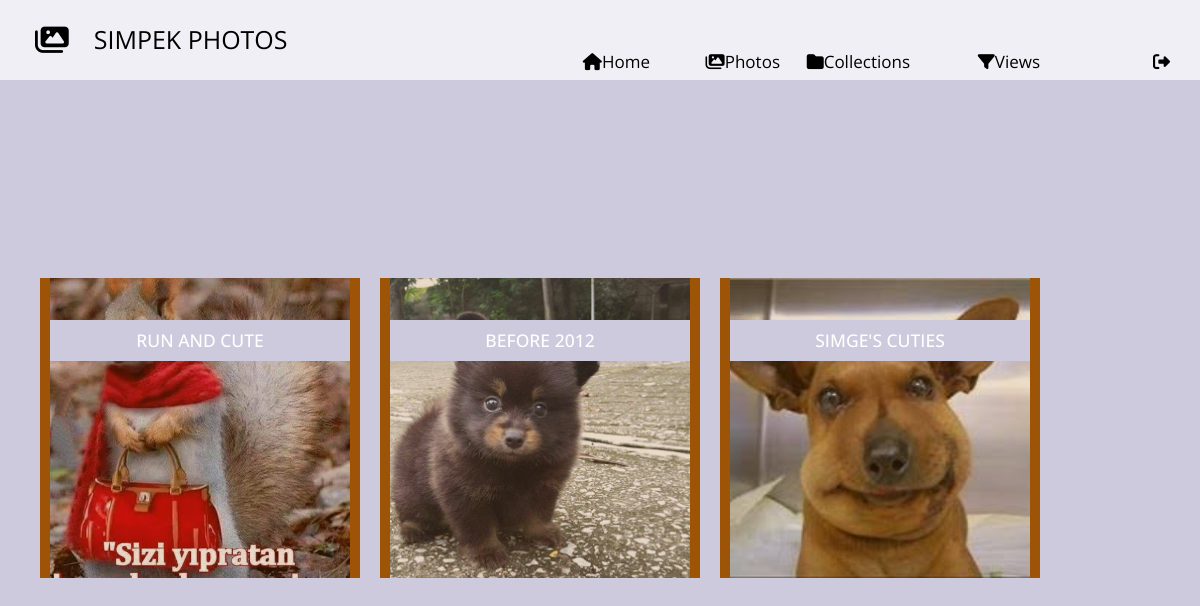
Page /shared-photo-library/views (signed in) on the committed database.
### shared_photo_library/models.py (models this page shows, shortened)
class FilterView(models.Model):
    owner = models.ForeignKey(User, on_delete=models.CASCADE, related_name='view_owner')
    collection = models.ForeignKey(Collection, on_delete=models.CASCADE, related_name='attached_to')
    view_name = models.CharField(max_length=100)
    shared_users = models.ManyToManyField(User, related_name='shared_views')
    tags = models.CharField(max_length=100, null=True)
    conjunctive = models.BooleanField(default=False)
    login_required = models.BooleanField(default=True)
    location_rect = models.CharField(max_length=100, null=True)
    start_time = models.DateField(null=True)
    end_time = models.DateField(null=True)
    created_date = models.DateTimeField(default=timezone.now)
    photos = models.ManyToManyField(Photo, related_name='view_photos')
    cover = models.ImageField(default='empty_col.jpg')

### shared_photo_library/views.py (the view, shortened to what this page needs)
# urls.py: path('views', Filter.as_view(), name="views"),
class Filter(LoginRequiredMixin, View):
    def get(self, request):
        logged_in_user = request.user
        users_views = list(FilterView.objects.filter(owner=logged_in_user).annotate(photo_number=Count('photos')))
        shared_views = list(FilterView.objects.filter(shared_users=logged_in_user).annotate(photo_number=Count('photos')))
        views = users_views + shared_views
        return render(request, 'shared_photo_library/views.html',
                      {'user': logged_in_user, 'users_views': users_views, 'shared_views': shared_views,
                       'views': views})

### shared_photo_library/templates/shared_photo_library/views.html (shortened to what this page needs)
{% extends 'index.html' %}
{% load static %}
{% load crispy_forms_tags %}
{% block head %}
    <link rel="stylesheet" href="{% static 'css/my_profile.css' %}?v1.2">
{% endblock %}
{% block content %}
    <li class="selected">
        <div class="cd-full-width">
            <div class="container-fluid js-tm-page-content" data-page-no="1" data-page-type="gallery">
                <br><br><br>
                <div class="container">
                    <div class="row">
                            {% for view in views %}
                                <div class="grid-item">
                                    <figure class="effect-bubba">
                                        <img class="img-fluid tm-img cover" src="{{ view.cover.url }}" alt="Image"  style="height:300px; width:300px;">
                                        <figcaption>
                                        <h3 style="background-color: #cdcadd; width: 300px; padding-bottom: 10px; padding-top: 10px" class="tm-figure-title" ><span>{{ view.view_name }}</span></h3>
                                    </figcaption>
                                    </figure>
                                </div>
                            {%endfor  %}
                        </div>
                </div>
            </div>
        </div>
    </li>
{% endblock %}

### static/css/hero-slider-style.css (style rules this page uses)
*, *::after, *::before { -webkit-box-sizing: border-box; -moz-box-sizing: border-box; box-sizing: border-box; }
html { font-size: 62.5%; }
body { font-size: 1.6rem; font-family: "Open Sans", sans-serif; color: #2c343b; background-color: #f2f2f2; }
img { max-width: 100%; }
.cd-hero-slider li { position: absolute; top: 0; left: 0; width: 100%; height: auto; min-height: 100%; -webkit-transform: translateX(100%); -moz-transform: translateX(100%); -ms-transform: translateX(100%); -o-transform: translateX(100%); transform: translateX(100%); }
.cd-hero-slider li.selected { position: relative; -webkit-transform: translateX(0); -moz-transform: translateX(0); -ms-transform: translateX(0); -o-transform: translateX(0); transform: translateX(0); }
.cd-hero-slider li.is-moving, .cd-hero-slider li.selected { -webkit-transition: -webkit-transform 0.5s; -moz-transition: -moz-transform 0.5s; transition: transform 0.5s; }
.cd-hero-slider li { background-position: center center; background-size: cover; background-repeat: no-repeat; }
.cd-hero-slider li:first-of-type { background-color: #2c343b; }
.cd-hero-slider .cd-full-width, .cd-hero-slider .cd-half-width { position: absolute; width: 100%; height: 100%; z-index: 1; left: 0; top: 0; padding-top: 100px; text-align: center; -webkit-backface-visibility: hidden; backface-visibility: hidden; -webkit-transform: translateZ(0); -moz-transform: translateZ(0); -ms-transform: translateZ(0); -o-transform: translateZ(0); transform: translateZ(0); }
@media only screen and (min-width: 768px) { .cd-hero-slider .cd-full-width, .cd-hero-slider .cd-half-width { padding-top: 150px; } }
@media only screen and (min-width: 1170px) { .cd-hero-slider .cd-full-width, .cd-hero-slider .cd-half-width { padding-top: 220px; } }

### static/css/my_profile.css (style rules this page uses)
.cover { object-fit: cover; }

### rows in the picture
FilterView: cover (picture), view_name "RUN AND CUTE"
FilterView: cover (picture), view_name "BEFORE 2012"
FilterView: cover (picture), view_name "SIMGE'S CUTIES"
